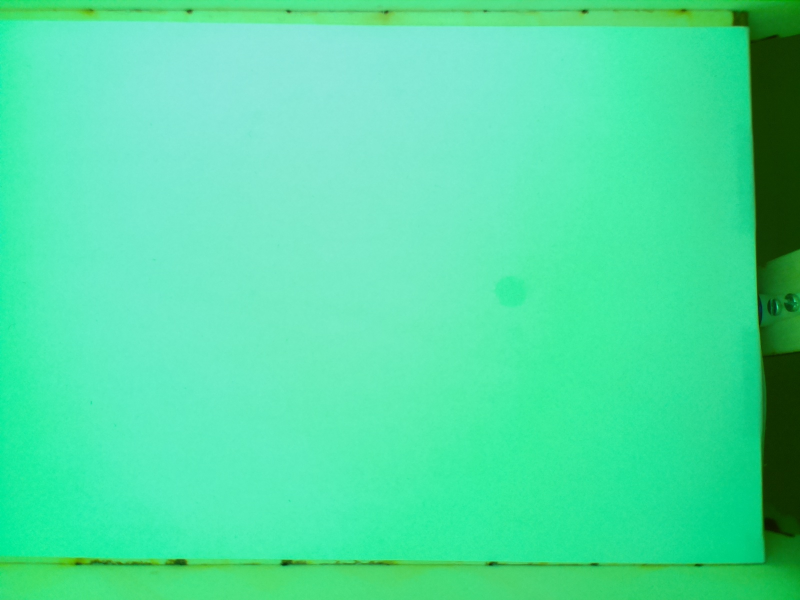
#> input picture code/letterbox/scripts/letterbox/images/bg.jpg, 1600 x 1200 px (shown at 1/2 size)
$ python -i cardScanner.py   (imports and definitions only)
#> lines starting #> are read from the running program, lines starting #| are printed output that depends on the picture; after the words box and inside, x2 and y2 are one past the last pixel; in counts of white or black regions, pixels touching at a corner belong together
# -*- coding: utf-8 -*-
# @Author: Lutz Reiter, Design Research Lab, Universität der Künste Berlin
# @Date:   2016-03-30 17:41:12
# @Last Modified by:   lutzer
# @Last Modified time: 2016-06-01 12:20:57

import cv2
import numpy as np
import logging

logger = logging.getLogger(__name__)

# CV PARAMETERS
RESIZE_FACTOR = 0.3
CONTOUR_MIN_SIZE = 900*500 #size of the sourounding box in pixels
ERODE_KERNEL_SIZE = 3
ERODE_ITERATIONS = 3

MARKER_THRESHOLD = 0.1

class MarkerPattern:

	def __init__(self,pattern,size):
#> called with size = 2
#> further down, picture is the input picture: shape (1200, 1600, 3); mean B, G, R 164.1, 222.9, 78.6
		pattern = np.array(pattern)
		self.innerPattern = pattern
		self.pattern = np.ones((size+4,size+4),np.uint8)
		cv2.rectangle(self.pattern,(1,1),(size+2,size+2),0)
		self.pattern[2 : 2+pattern.shape[0], 2: 2+pattern.shape[1]] = pattern

MARKER = MarkerPattern([[1, 1,],[1, 0,]],2)


class CardScanner:

	def __init__(self,image,roi=False):

#> called with roi = False
		if (roi):
			image = image[roi[0] : roi[1], roi[2] : roi[3]]

		self.inputImage = image
		self.image = image.copy();
		self.binaryImage = cv2.cvtColor(image, cv2.COLOR_BGR2GRAY)
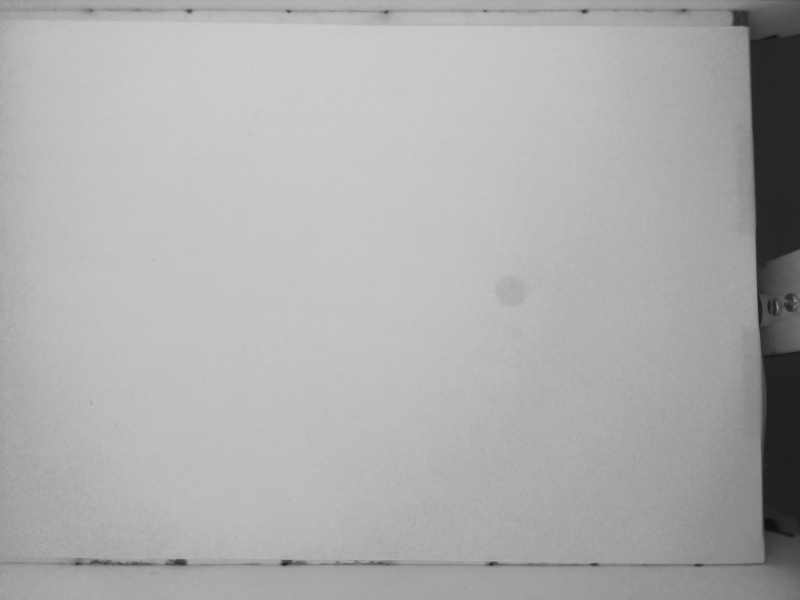
#> self.binaryImage: shape (1200, 1600) (shown at 1/2 size); min 13, max 205, mean 173.1

	def saveImage(self,path):
		logger.info("save Image")
		cv2.imwrite(path,self.image)

	# [7 lines left out: function extract, not called in this run]

	def threshold(self):
		greyImage = cv2.cvtColor(self.image, cv2.COLOR_BGR2GRAY)

		# find threshold value
		#otsuVal,_ = cv2.threshold(greyImage,0,255,cv2.THRESH_BINARY+cv2.THRESH_OTSU)

		threshImage = cv2.adaptiveThreshold(greyImage,255,cv2.ADAPTIVE_THRESH_GAUSSIAN_C,\
			cv2.THRESH_BINARY,45,+4)
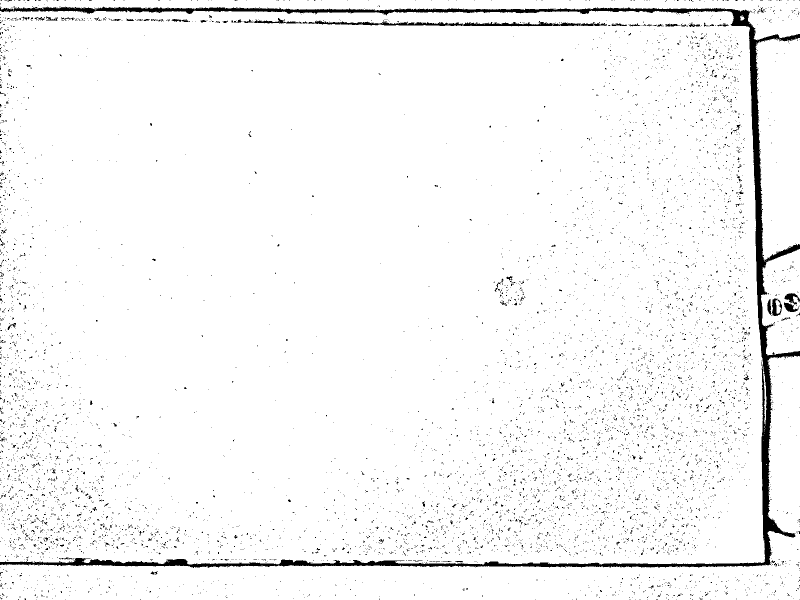
#> threshImage: shape (1200, 1600) (shown at 1/2 size); 96.6% white; 7251 black regions (7151 under 20 px), largest, box (x1, y1, x2, y2) and area: (0, 13, 1600, 1136) 37716, (616, 42, 1214, 53) 2815, (1568, 586, 1600, 624) 636


		self.binaryImage = threshImage

		# apply truncate threshold, not binary image
		greyImage[threshImage == 255] = 255
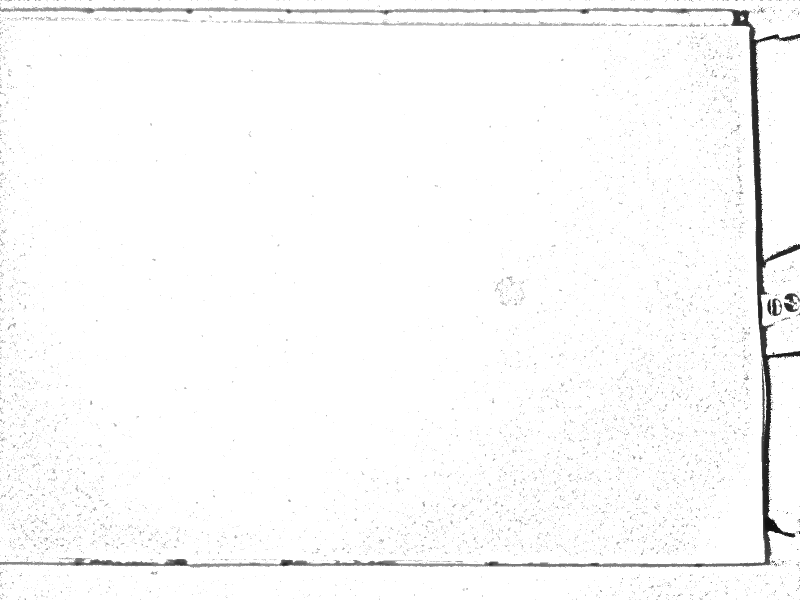
#> greyImage: shape (1200, 1600) (shown at 1/2 size); min 13, max 255, mean 250.4
		threshImage = greyImage

		# erode small pixels
		kernel = np.ones((ERODE_KERNEL_SIZE,ERODE_KERNEL_SIZE),np.uint8)
		threshImage = cv2.erode(threshImage,kernel,ERODE_ITERATIONS)
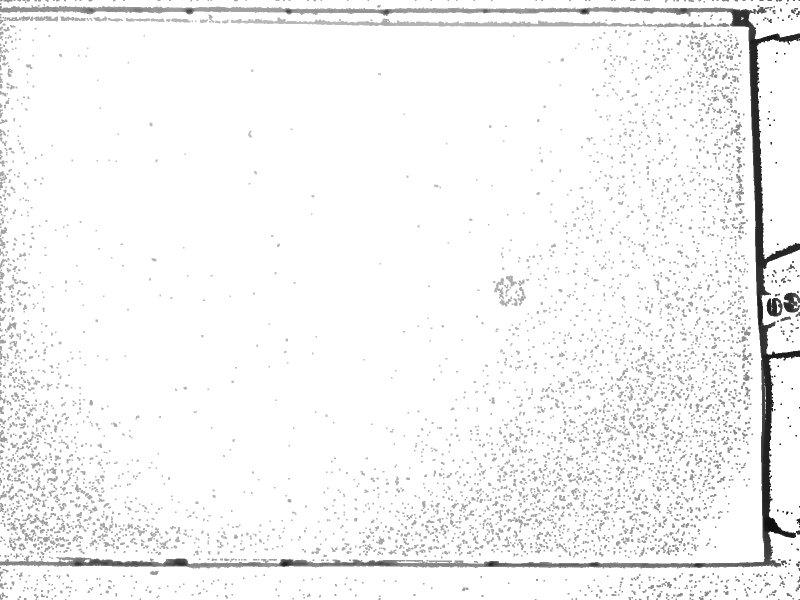
#> threshImage: shape (1200, 1600) (shown at 1/2 size); min 13, max 255, mean 245.2
		threshImage = cv2.dilate(threshImage,kernel,ERODE_ITERATIONS)

		self.image = threshImage

	# returns category of the postcard, if false no marker was found
	# apply function on thresholded image
	# [43 lines left out: functions findMarker, maskRectangle, not called in this run]

	def crop(self):
		self.image = cropImage(self.image)


# matches a pattern to different scales
# [24 lines left out: functions checkPattern, showImage, not called in this run]

def invertImage(img):
	return 255 - img

# [5 lines left out: function cropImage, not called in this run]

>>> import cv2
>>> picture = cv2.imread('../../../code/letterbox/scripts/letterbox/images/bg.jpg')
>>> result = CardScanner(picture).threshold()
